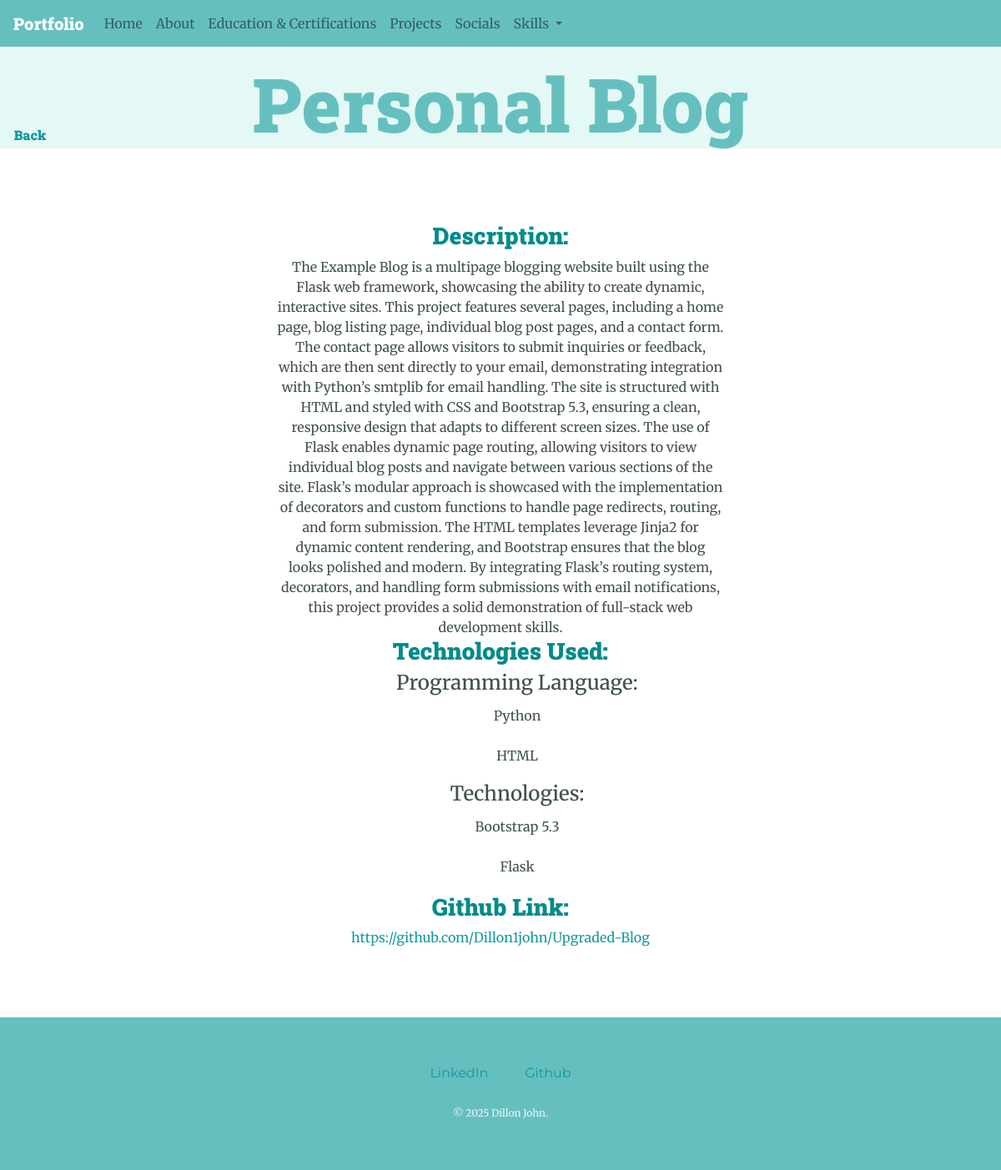
The app's page /projects/14/ with its own data.
### Portfolio/models.py (models this page shows, shortened)
class Project(models.Model):
    title = models.CharField(max_length=100, blank=True)
    subtitle = models.CharField(max_length=100,  blank=True)
    description = models.TextField(blank=True, null=True)
    programming_language = ManyToManyField('Language', blank=True)
    technologies = models.CharField(max_length=100, blank=True)
    category = ManyToManyField('Category', blank=True)
    github_link = models.URLField(blank=True, null=True)
    live_demo_link = models.URLField(blank=True, null=True)
    image = models.ImageField(upload_to='projects', blank=True, null=True)
    image2 = models.ImageField(upload_to='projects', blank=True, null=True)
    image3 = models.ImageField(upload_to='projects', blank=True, null=True)
    image4 = models.ImageField(upload_to='projects', blank=True, null=True)
    video = models.FileField(upload_to='projects', blank=True, null=True)
    created_at = models.DateTimeField(auto_now_add=True)
    slug = models.SlugField(unique=True, blank=True)

class Language(models.Model):
    name = models.CharField(max_length=50)
    class Meta:
        verbose_name_plural = 'Languages'
    def __str__(self):
        return self.name

### Portfolio/views.py (the view)
# urls.py: path('projects/<int:pk>/', views.ProjectDetailView.as_view(), name='project-detail'),
class ProjectDetailView(DetailView):
    template_name = 'Portfolio/projectDetail.html'
    model = Project
    technologies = Project.technologies
    context_object_name = 'project'
    def split_and_sort(self, input_string):
        split_list = [item.strip() for item in input_string.split(',')]
        return sorted(split_list)
    def get_context_data(self, **kwargs):
        context = super().get_context_data(**kwargs)
        project_id = self.kwargs['pk']
        technologies = Project.objects.get(pk=project_id).technologies
        languages = Project.objects.get(pk=project_id).programming_language.all()
        context['technologies'] = self.split_and_sort(technologies)
        context['languages'] = languages
        return context

### Portfolio/templates/Portfolio/projectDetail.html (shortened to what this page needs)
{% extends 'base.html' %}
{% load static %}
{% block content %}
<div class="topPage">
    <h1> {{ project.title }}</h1>
    <h6><a href="{% url 'projects' %}" class="back_button">Back</a></h6>
</div>
<div class="container-fluid">
    <div class="row">
            <div class="col-12 col-lg-6 mb-4 mb-lg-0">
            </div>
            {% if not project.image and not project.image2 and not project.image3 and not project.image4 and not project.video %}
                <div class="col-12">
                    <div class="centered-container justify-content-center">
                        <div class="project-details centered-details">
            {% else %}
                <div class="col-12 col-lg-6">
                    <div class="project-details">
            {% endif %}
                    {% if project.description %}
                        <div class="detail-item">
                            <h3>Description:</h3>
                            <span class="value">{{ project.description }}</span>
                        </div>
                    {% endif %}
                    <div class="detail-item">
                        <h3>Technologies Used:</h3>
                        <ul>
                            <h4>Programming Language:</h4>
                            {% for language in languages %}
                                {% if language|upper == 'CPP' %}
                                    <li><p>C++</p></li>
                                {% else %}
                                    <li><p>{{ language }}</p></li>
                                {% endif %}
                            {% endfor %}
                            <h4>Technologies:</h4>
                            {% for technology in technologies %}
                                <li><p>{{ technology }}</p></li>
                            {% endfor %}
                        </ul>
                    </div>
                    {% if project.github_link %}
                        <div class="detail-item">
                            <h3>Github Link:</h3>
                            <span class="value"><a href="{{ project.github_link }}" target="_blank">{{ project.github_link }}</a></span>
                        </div>
                    {% endif %}
                </div>
                {% if not project.image and not project.image2 and not project.image3 and not project.image4 and not project.video %}
                    </div>
                {% endif %}
            </div>
        </div>
</div>
{% include 'Portfolio/includes/footer.html' %}
{% endblock %}

### static/app.css (style rules this page uses)
body { color: #40514E; margin: 0; text-align: center; font-family: "Merriweather", serif; position: relative; }
html { scroll-padding-top: 100px; }
html,body { overflow-x:hidden; max-width: 100%; }
h1 { font-size: 5.625rem; margin: 50px auto 0 auto; font-family: "Sacramento", cursive; color: #66BFBF; }
h3 { font-family: "Montserrat", sans-serif; color: #11999E; }
a { color: #11999E; text-decoration: none; }
p { line-height: 2; }
ul { list-style: none; }
.topPage { background-color: #E4F9F5; position: relative; padding-top: 20px; }
.back_button { position: absolute; top: auto; left:0; right:94%; bottom: 4%; margin:0 auto; }

### Portfolio/templates/Portfolio/projectDetail.html (style rules this page uses)
h3 { font-family: 'RobotoSlabDark', 'sans-serif'; color: darkcyan; }
.project-details { padding: 1rem; }
.centered-container { display: flex; justify-content: center; align-items: flex-start; min-height: 60vh; width: 100%; padding: 2rem 0; text-align: center; }
.centered-details { max-width: 600px; padding: 2rem; margin: 0 auto; }
.topPage h1 { font-family: 'RobotoSlabDark', 'sans-serif'; }
.back_button { font-family: 'RobotoSlabDark', 'sans-serif'; }

### records on screen
Project: title "Personal Blog", description "The Example Blog is a multipage blogging website built using the Flask web framework, showcasing the ability to create dynamic, interactive sites. This project features several pages, including a home page, blog listing page, individual blog post pages, and a contact form. The contact page allows visitors to submit inquiries or feedback, which are then sent directly to your email, demonstrating integration with Python’s smtplib for email handling. The site is structured with HTML and styled with CSS and Bootstrap 5.3, ensuring a clean, responsive design that adapts to different screen sizes. The use of Flask enables dynamic page routing, allowing visitors to view individual blog posts and…", github_link "https://github.com/Dillon1john/Upgraded-Blog"
Language: name "Python"
Language: name "HTML"

### other values on screen
{{ technology }} "Bootstrap 5.3" "Flask"
